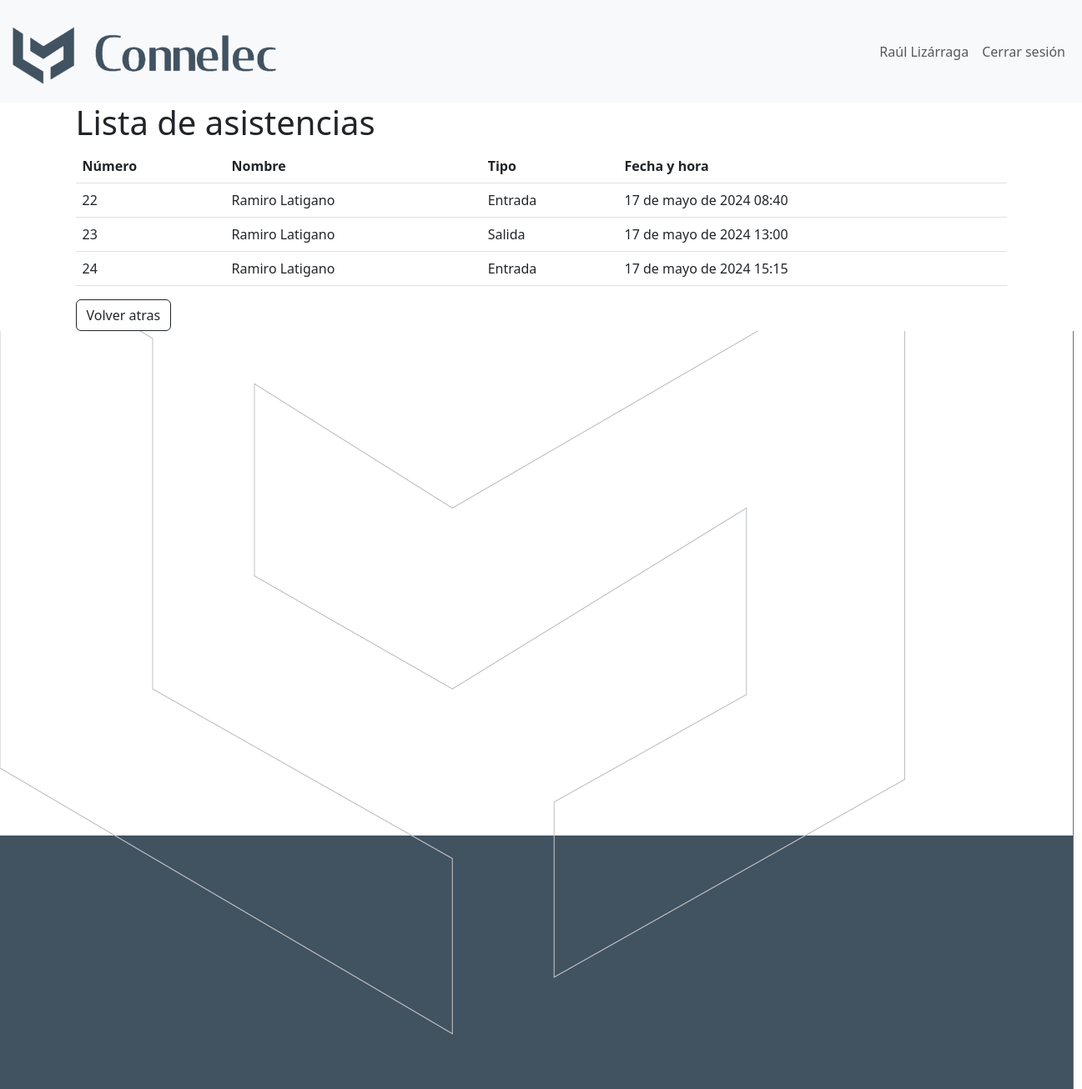
Screenshot of /asistencias/verAsistencias (signed in) with the database file from the repository.
### asistencias/models.py (models this page shows, shortened)
class registro(models.Model):
    usuario = models.ForeignKey(
        settings.AUTH_USER_MODEL, on_delete=models.CASCADE)
    fecha = models.DateField()
    hora = models.TimeField()
    tipo = models.CharField(max_length=50, choices=[(
        'Entrada', 'Entrada'), ('Salida', 'Salida')])
    @property
    def nombre_completo(self):
        return f"{self.usuario.first_name} {self.usuario.last_name}"

class User(AbstractUser):
    image = models.ImageField(upload_to=profile_picture_path, blank=True)
    birthday = models.DateField(null=True, blank=True)

### asistencias/views.py (the view)
# urls.py: path('verAsistencias', listar_registros, name='verAsistencias'),
def listar_registros(request):
    if request.user.is_authenticated:
        usuario = User.objects.get(username=request.user).get_full_name()
        registros = registro.objects.all()
        data = {
            'usuario': usuario,
            'registros': registros
        }
    return render(request, 'asistencias/registros.html', data)

### core/templates/asistencias/registros.html (shortened to what this page needs)
{% extends 'core/base.html' %}
{% load static %}
    {% block content %}
    <div class="container">
        <h1>Lista de asistencias</h1>
        <div>
            <table id="tabla_registros" class="table table-hover">
                <thead>
                    <tr>
                        <th class="centered">Número</th>
                        <th class="centered">Nombre</th>
                        <th class="centered">Tipo</th>
                        <th class="centered">Fecha y hora</th>
                    </tr>
                </thead>
                <tbody id="tabla_registros">
                    {% for r in registros %}
                        <tr>
                            <td>{{r.id}}</td>
                            <td>{{r.nombre_completo}}</td>
                            <td>{{r.tipo}}</td>
                            <td>{{r.fecha}} {{r.hora}}</td>
                        </tr>
                    {% endfor %}
                </tbody>
            </table>
        </div>
        <a href="/asistencias"><button type="button" class="btn btn-outline-dark">Volver atras</button></a>
    </div>
    {% endblock %}

### rows the page displays
registro: id "22", nombre_completo "Ramiro Latigano", tipo "Entrada", fecha "17 de mayo de 2024", hora "08:40"
registro: id "23", nombre_completo "Ramiro Latigano", tipo "Salida", fecha "17 de mayo de 2024", hora "13:00"
registro: id "24", nombre_completo "Ramiro Latigano", tipo "Entrada", fecha "17 de mayo de 2024", hora "15:15"

### other values shown
{{ usuario }} "Raúl Lizárraga"
